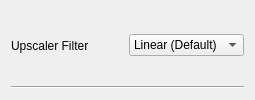
                <widget class="QWidget" name="widget__14_upscalerFilter" native="true">
                 <property name="sizePolicy">
                  <sizepolicy hsizetype="Preferred" vsizetype="Maximum">
                   <horstretch>0</horstretch>
                   <verstretch>0</verstretch>
                  </sizepolicy>
                 </property>
                 <layout class="QVBoxLayout" name="verticalLayout_19">
                  <item>
                   <widget class="QWidget" name="widget_36" native="true">
                    <property name="sizePolicy">
                     <sizepolicy hsizetype="Preferred" vsizetype="Minimum">
                      <horstretch>0</horstretch>
                      <verstretch>0</verstretch>
                     </sizepolicy>
                    </property>
                    <layout class="QHBoxLayout" name="horizontalLayout_19" stretch="0,0,0">
                     <property name="spacing">
                      <number>0</number>
                     </property>
                     <property name="leftMargin">
                      <number>0</number>
                     </property>
                     <property name="topMargin">
                      <number>0</number>
                     </property>
                     <property name="rightMargin">
                      <number>0</number>
                     </property>
                     <property name="bottomMargin">
                      <number>0</number>
                     </property>
                     <item>
                      <widget class="QLabel" name="label_17">
                       <property name="text">
                        <string>Upscaler Filter</string>
                       </property>
                      </widget>
                     </item>
                     <item>
                      <spacer name="horizontalSpacer_17">
                       <property name="orientation">
                        <enum>Qt::Orientation::Horizontal</enum>
                       </property>
                       <property name="sizeHint" stdset="0">
                        <size>
                         <width>40</width>
                         <height>20</height>
                        </size>
                       </property>
                      </spacer>
                     </item>
                     <item>
                      <widget class="QComboBox" name="comboBox_upscalerFilter">
                       <item>
                        <property name="text">
                         <string>Linear (Default)</string>
                        </property>
                       </item>
                       <item>
                        <property name="text">
                         <string>Nearest</string>
                        </property>
                       </item>
                       <item>
                        <property name="text">
                         <string>Pixel</string>
                        </property>
                       </item>
                       <item>
                        <property name="text">
                         <string>FSR</string>
                        </property>
                       </item>
                       <item>
                        <property name="text">
                         <string>NIS</string>
                        </property>
                       </item>
                      </widget>
                     </item>
                    </layout>
                   </widget>
                  </item>
                  <item>
                   <widget class="Line" name="line_18">
                    <property name="orientation">
                     <enum>Qt::Orientation::Horizontal</enum>
                    </property>
                   </widget>
                  </item>
                 </layout>
                </widget>
